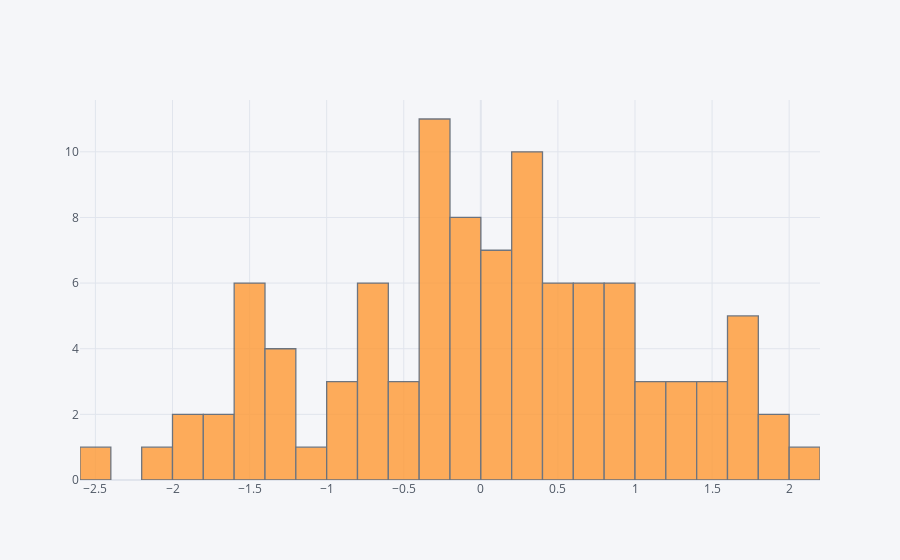

The cell this chart's notebook holds for it:
### Code cell
df['A'].iplot(kind='hist', bins=30)

### Figure 1 — Plotly figure (JSON) as saved in the notebook; plotly's stock layout.template omitted (floating-point values rounded to 4 significant figures)
{"data": [{"histfunc": "count", "histnorm": "", "marker": {"color": "rgba(255, 153, 51, 1.0)", "line": {"color": "#4D5663", "width": 1.3}}, "name": "A", "nbinsx": 30, "opacity": 0.8, "orientation": "v", "type": "histogram", "x": [-1.3, -0.4653, -0.1095, -2.529, 1.459, 0.767, -0.6516, 0.4105, -0.5446, 0.8882, 0.5323, -1.507, 0.958, 0.1574, 0.3604, -0.6825, 0.6185, -0.2569, 1.935, 1.259, -0.002112, -1.349, 1.045, 1.132, 0.04701, -0.255, -0.4, -1.446, -0.3862, 0.2656, 0.1509, -1.568, 0.9681, 0.3787, -1.377, 0.9592, -0.3241, -0.0302, -0.2082, 0.8644, -0.3378, 0.7044, -0.4625, -0.3701, 0.4346, 0.2566, -0.7373, -0.1822, -0.8466, 0.2717, 1.646, 1.319, 0.186, -0.1738, -0.03351, -1.726, -0.124, 0.7164, -1.358, 0.7535, -0.9668, -0.3225, 0.4456, 0.05648, -2.148, 1.786, -1.512, 0.9609, 1.701, 1.694, 1.182, 1.226, 1.551, -0.2587, 0.2355, 0.6962, 0.3992, -0.8631, -1.654, 0.2986, 0.2303, 0.03501, -0.7344, 0.406, 1.751, 0.3691, -0.6361, 0.4021, -0.07939, -1.583, 0.08035, -1.175, -1.411, 2.161, -0.7691, -1.892, -1.983, -0.377, 1.527, 1.833]}], "layout": {"autosize": true, "barmode": "overlay", "legend": {"bgcolor": "#F5F6F9", "font": {"color": "#4D5663"}}, "paper_bgcolor": "#F5F6F9", "plot_bgcolor": "#F5F6F9", "title": {"font": {"color": "#4D5663"}}, "xaxis": {"autorange": true, "gridcolor": "#E1E5ED", "range": [-2.6, 2.2], "showgrid": true, "tickfont": {"color": "#4D5663"}, "title": {"font": {"color": "#4D5663"}, "text": ""}, "type": "linear", "zerolinecolor": "#E1E5ED"}, "yaxis": {"autorange": true, "gridcolor": "#E1E5ED", "range": [0, 11.58], "showgrid": true, "tickfont": {"color": "#4D5663"}, "title": {"font": {"color": "#4D5663"}, "text": ""}, "zerolinecolor": "#E1E5ED"}}}
